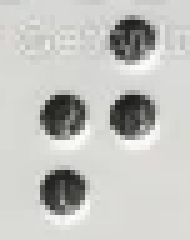
#> input picture res/Test.png, 38 x 48 px (shown 5 times larger)
$ python imageProcessing.py
#> lines starting #> are read from the running program, lines starting #| are printed output that depends on the picture; after the words box and inside, x2 and y2 are one past the last pixel; in counts of white or black regions, pixels touching at a corner belong together
import cv2
import numpy as np
import translator

mythreshold = 189
erode = 0
dilate = 0
while True:
    img = cv2.imread('./res/Test.png')
#> img is the input picture: shape (48, 38, 3); mean B, G, R 192.6, 196.3, 196
    # img = cv2.imread('./res/brailleTextePhoto.png')

    scale_percent = 800 # percent of original size
    width = int(img.shape[1] * scale_percent / 100)
#> width = 304
    height = int(img.shape[0] * scale_percent / 100)
#> height = 384
    dim = (width, height)
#> dim = (304, 384)

    # resize image
    img = cv2.resize(img, dim, interpolation = cv2.INTER_AREA)
#> img: shape (384, 304, 3)

    # converting image into grayscale image
    gray = cv2.cvtColor(img, cv2.COLOR_BGR2GRAY)

    # setting threshold of gray image
    _, threshold = cv2.threshold(gray, mythreshold, 255, cv2.THRESH_BINARY)
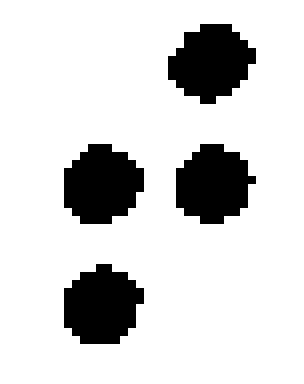
#> threshold: shape (384, 304); 83.6% white; 4 black regions, box (x1, y1, x2, y2) and area: (168, 24, 256, 104) 4864, (64, 144, 144, 224) 4864, (64, 264, 144, 344) 4800, (176, 144, 256, 224) 4672

    # Taking a matrix of size 5 as the kernel
    # kernel = np.ones((5, 5), np.uint8)

    outPut = cv2.erode(threshold, None, iterations=erode)
    outPut = cv2.dilate(outPut, None, iterations=dilate)

    # The first parameter is the original image,
    # kernel is the matrix with which image is
    # convolved and third parameter is the number
    # of iterations, which will determine how much
    # you want to erode/dilate a given image.
    img_erosion = cv2.erode(threshold, None, iterations=erode)
    img_dilation = cv2.dilate(threshold, None, iterations=dilate)

    cv2.imshow('Input', img)
    cv2.imshow('Erosion', img_erosion)
    cv2.imshow('Dilation', img_dilation)
    cv2.imshow('Gray', threshold)
    cv2.imshow('OutPut', outPut)

    key = cv2.waitKey(0)
#> (key q is pressed here)
    if key == ord('q'):
        break
    elif key == ord('t'):
        if mythreshold > 0:
            mythreshold -= 1
    elif key == ord('y'):
        mythreshold += 1
    elif key == ord('g'):
        if erode > 0:
            erode -= 1
    elif key == ord('h'):
        erode += 1
    elif key == ord('v'):
        if dilate > 0:
            dilate -= 1
    elif key == ord('b'):
        dilate += 1
    elif key == ord('s'):
        cv2.imwrite("./res/processedImage.png", outPut)

    print("threshold : ", mythreshold)
    print("erode : ", erode)
    print("dilate : ", dilate)
    print(translator.translate(outPut))

cv2.destroyAllWindows()
